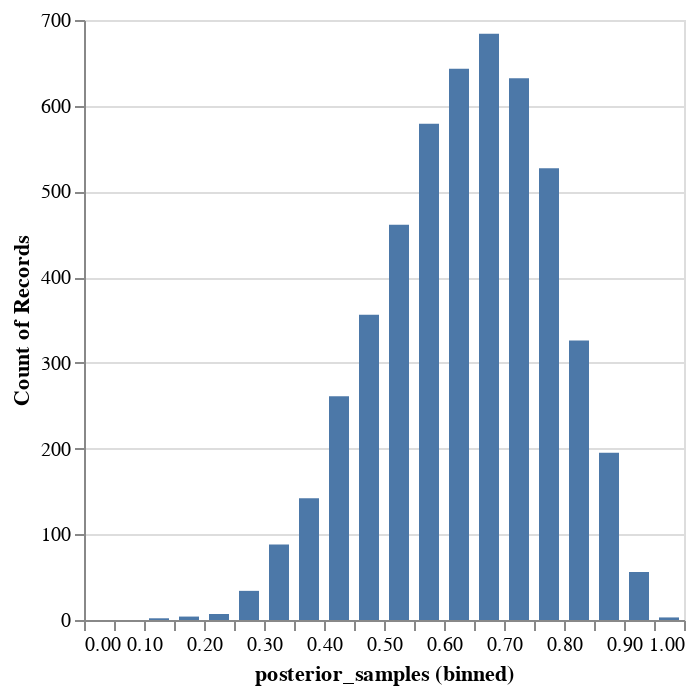

Notebook cell for this chart:
### Code cell
samples_df = pd.DataFrame({"posterior_samples": samples[:5000]})
hist = (
    alt.Chart(samples_df)
    .mark_bar(size=10)
    .encode(
        x=alt.X("posterior_samples", bin=alt.BinParams(step=0.05, extent=[0, 1])),
        y="count()",
    )
)

hist

### Figure 1 — Vega-Lite specification as saved in the notebook (floating-point values rounded to 4 significant figures; data arrays with more than 128 entries replaced by an {"elided": "..."} marker saying what was removed)
{"$schema": "https://vega.github.io/schema/vega-lite/v5.20.1.json", "config": {"view": {"continuousHeight": 300, "continuousWidth": 300}}, "data": {"name": "data-e54d6b911818ce715ebf0797b65703a8"}, "datasets": {"data-e54d6b911818ce715ebf0797b65703a8": {"elided": "5000 records"}}, "encoding": {"x": {"bin": {"extent": [0, 1], "step": 0.05}, "field": "posterior_samples", "type": "quantitative"}, "y": {"aggregate": "count", "type": "quantitative"}}, "mark": {"size": 10, "type": "bar"}}
